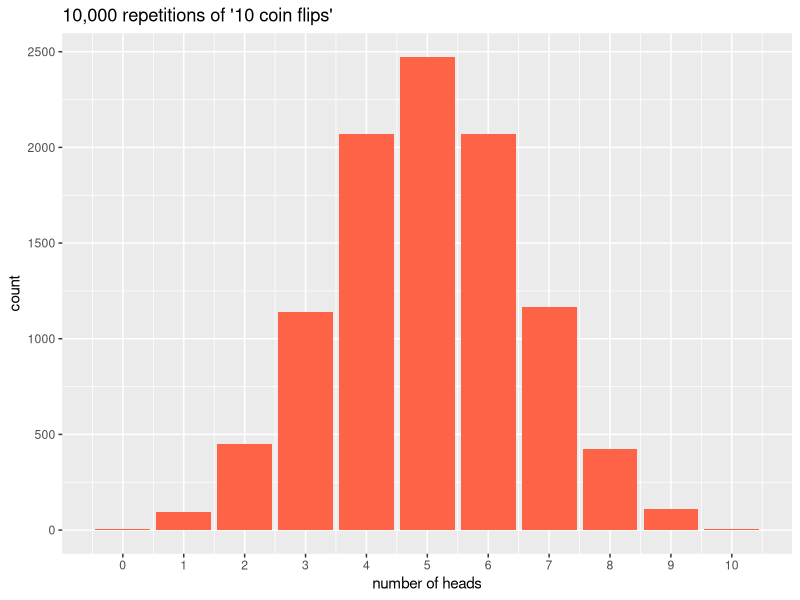
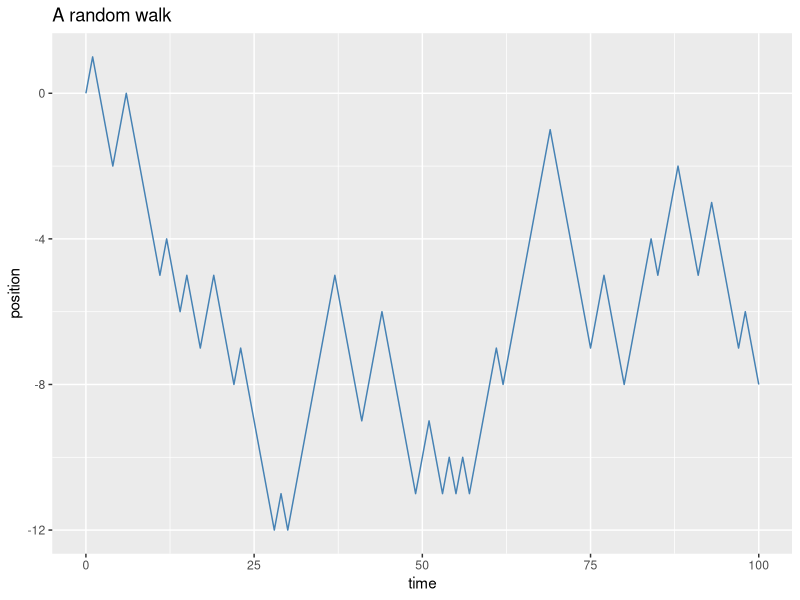
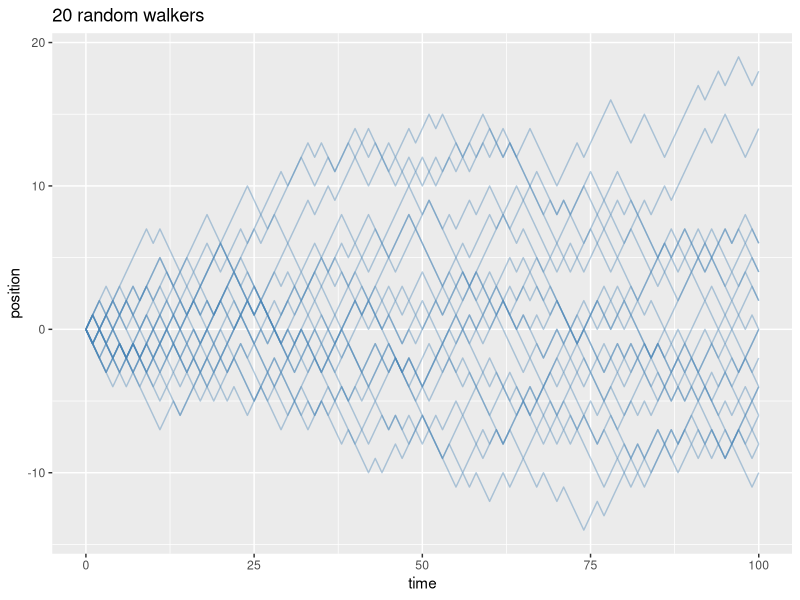

These charts were generated, in order, by the following R code:
## ---- chunk 1
flips <- sample(c(1, 0), size = 10, replace = TRUE)  # 1 = heads, 0 = tails
flips
sum(flips)   # how many heads?
## ---- chunk 2
n_heads <- replicate(10000, sum(sample(c(1, 0), size = 10, replace = TRUE)))
## ---- chunk 3
library(ggplot2)
ggplot(data.frame(n_heads), aes(x = n_heads)) +
  geom_bar(fill = "tomato") +
  scale_x_continuous(breaks = 0:10) +
  labs(title = "10,000 repetitions of '10 coin flips'",
       x = "number of heads", y = "count")
## ---- chunk 4
set.seed(1)
flip_average <- function(n_flips) {
  mean(sample(c(1, 0), size = n_flips, replace = TRUE))
}

results <- data.frame(
  n = c(10, 100, 1000, 10000),
  proportion_heads = c(flip_average(10), flip_average(100),
                       flip_average(1000), flip_average(10000))
)
results
## ---- chunk 5
steps <- sample(c(1, -1), size = 100, replace = TRUE)
position <- c(0, cumsum(steps))   # start at 0, then add each step
ggplot(data.frame(time = 0:100, position), aes(time, position)) +
  geom_line(color = "steelblue") +
  labs(title = "A random walk")
## ---- chunk 6
for (i in 1:5) {
  print(i)
}
## ---- chunk 7
random_walk <- function(n_steps = 100) {
  c(0, cumsum(sample(c(1, -1), size = n_steps, replace = TRUE)))
}

walks <- data.frame()
for (i in 1:20) {
  one_walk <- data.frame(time = 0:100,
                         position = random_walk(100), walker = i)
  walks <- rbind(walks, one_walk)  # add this walk below the earlier walks
}

ggplot(walks, aes(time, position, group = walker)) +
  geom_line(alpha = 0.4, color = "steelblue") +
  labs(title = "20 random walkers")
